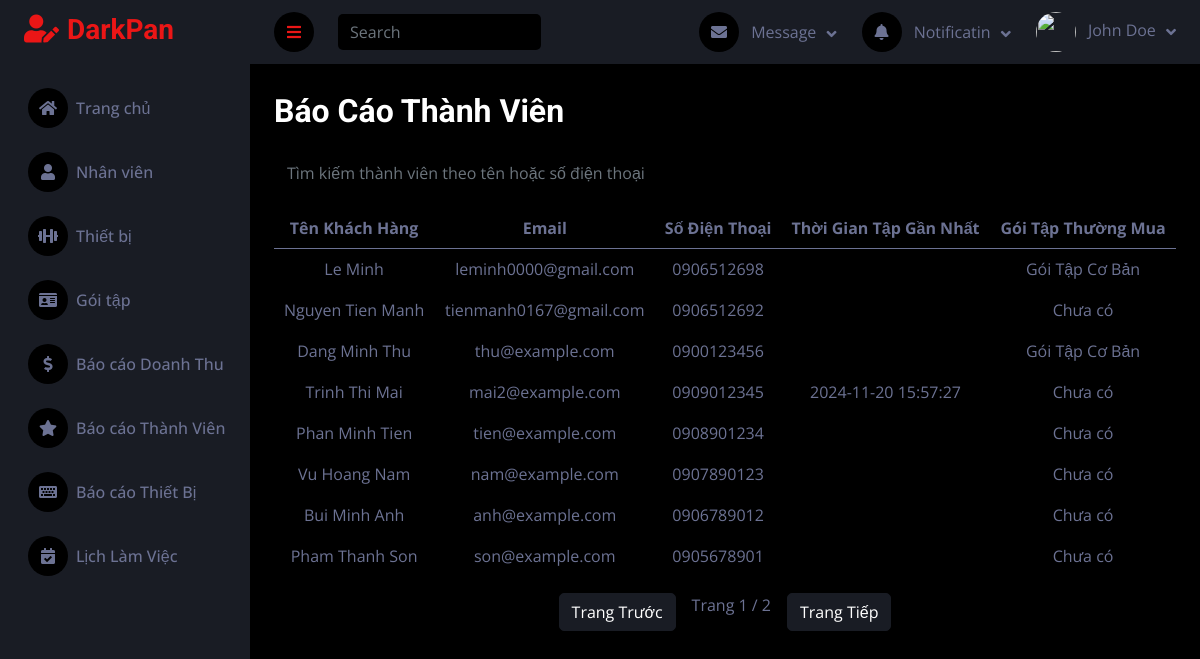
Before: /public/Admin/baoCaoThanhVien with the older database file.
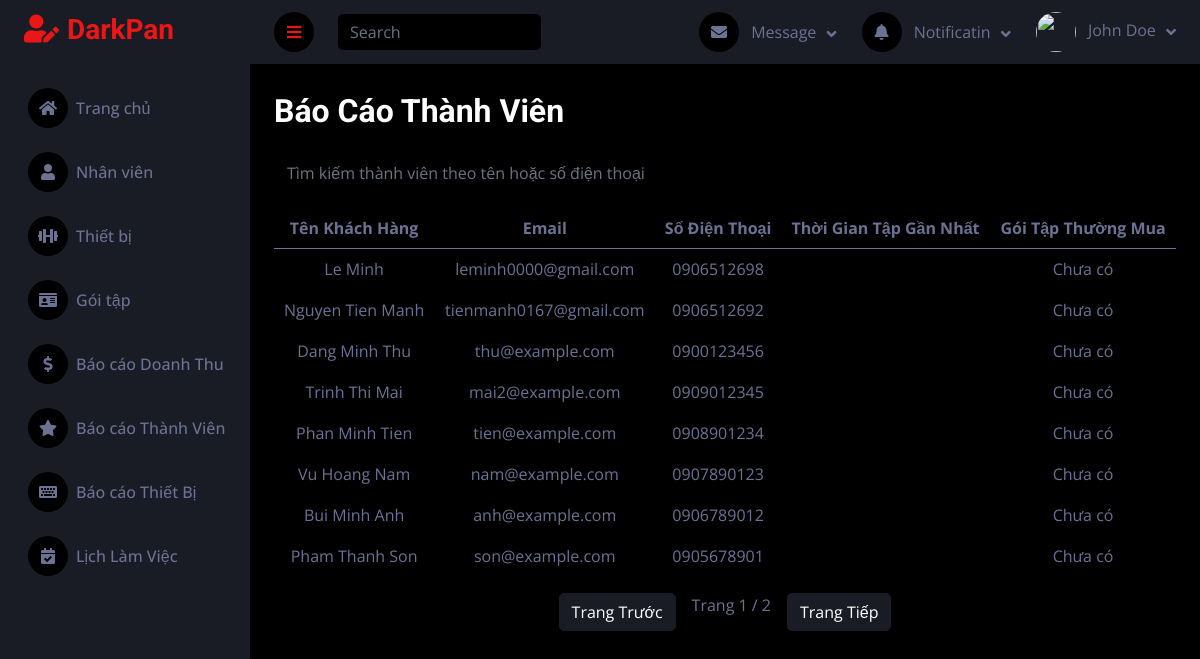
After: the same page with the newer database file.
### tables this page shows
CREATE TABLE `nguoidung` (
  `userID` int(10) NOT NULL,
  `hoTen` varchar(100) NOT NULL,
  `sdt` varchar(15) DEFAULT NULL,
  `ngaySinh` date DEFAULT NULL,
  `email` varchar(100) NOT NULL,
  `matKhau` varchar(255) NOT NULL,
  `vaiTro` enum('Admin','NVQuay','NVBaoTri','ThanhVien','NVHuongDanVien') NOT NULL,
  `hinhAnh` varchar(255) NOT NULL,
  `token` varchar(255) NOT NULL
);

### controllers/HomeController_Admin.php (called while the page is built, shortened)
<?php
require_once BASE_PATH . '/models/BaoCaoThanhVienModel.php';
class HomeController_Admin {
public function baoCaoThanhVien() {
    $memberModel = new BaoCaoThanhVienModel();
    $currentMembers = $memberModel->getCurrentMembers();
    $limit = 8;
    $page = isset($_GET['page']) ? $_GET['page'] : 1;
    $members = $memberModel->getMembers($page, $limit);
    $totalPages = ceil($currentMembers / $limit);
    $data = [
        'currentMembers' => $currentMembers,
       'members' => $members,
        'totalPages' => $totalPages,
        'currentPage' => $page,
    ];
    $this->render('Admin/BaoCaoThanhVien/baoCaoThanhVien_dash',$data);
}
    protected function render($view, $data = []) {
        extract($data);
        require_once BASE_PATH . "/views/$view.php";
    }
}
?>

### public/index.php (called while the page is built, shortened)
<?php
$router = new Router();
$router->handleRequest();
?>

### models/BaoCaoThanhVienModel.php (called while the page is built, shortened)
<?php
require_once "../config/database.php";
class BaoCaoThanhVienModel {
    private $conn;
    public function __construct() {
        $database = new Database();
        $this->conn = $database->connect();
    }
    public function getCurrentMembers() {
        $sql = "SELECT COUNT(*) as count FROM nguoidung WHERE vaiTro = 'ThanhVien'";
        $result = $this->conn->query($sql);
        $row = $result->fetch_assoc();
        return $row['count'];
    }
    public function getMembers($page, $limit) {
        $offset = ($page - 1) * $limit;
        $query = "SELECT * FROM nguoidung WHERE vaiTro = 'ThanhVien' ORDER BY userID DESC LIMIT $offset, $limit";
        $result = $this->conn->query($query);
        return $result->fetch_all(MYSQLI_ASSOC);
    }
}
?>

### config/database.php (called while the page is built, shortened)
<?php
class Database {
    private $servername = "localhost:3306";
    private $username = "root";
    private $password = "";
    private $dbname = "gym";
    public function connect() {
        $this->conn = mysqli_connect($this->servername, $this->username, $this->password, $this->dbname);
        return $this->conn;
    }
}
?>

### views/Admin/baoCaoThanhVien/baoCaoThanhVien_dash.php (the view, shortened to what this page needs)
<!DOCTYPE html>
<html lang="en">
<head>
    <link href="https://cdnjs.cloudflare.com/ajax/libs/font-awesome/5.10.0/css/all.min.css" rel="stylesheet">
    <link href="https://cdn.jsdelivr.net/npm/bootstrap-icons@1.4.1/font/bootstrap-icons.css" rel="stylesheet">
    <link href="asset/lib/owlcarousel/assets/owl.carousel.min.css" rel="stylesheet">
    <link href="asset/lib/tempusdominus/css/tempusdominus-bootstrap-4.min.css" rel="stylesheet" />
    <link href="asset/css/bootstrap.min.css" rel="stylesheet">
    <link href="asset/css/style.css" rel="stylesheet">
</head>
<body>
    <?php require_once('../views/Admin/layout/header.php'); ?>
    <?php require_once('../views/Admin/layout/sidebar.php'); ?>
    <div class="container-fluid pt-4 px-4 my-1">
        <h2 class="mb-4">Báo Cáo Thành Viên</h2>
        <div class="mb-3">
            <input type="text" id="searchInput" class="form-control" placeholder="Tìm kiếm thành viên theo tên hoặc số điện thoại">
        </div>
        <table class="table table-striped text-center">
            <thead>
                <tr>
                    <th>Tên Khách Hàng</th>
                    <th>Email</th>
                    <th>Số Điện Thoại</th>
                    <th>Thời Gian Tập Gần Nhất </th>
                    <th>Gói Tập Thường Mua</th>
                </tr>
            </thead>
            <tbody id="customerTable">
                <?php foreach ($members as $member): ?>
                    <tr data-id="<?= $member['userID'] ?>">
                        <td><?= $member['hoTen'] ?></td>
                        <td><?= $member['email'] ?></td>
                        <td><?= $member['sdt'] ?></td>
                        <td><?= $member['thoiGianTapGanNhat'] ?></td>
                        <td><?= $member['goiTapThuongMua'] ?></td>
                    </tr>
                <?php endforeach; ?>
            </tbody>
        </table>
        <div id="pagination" class="d-flex justify-content-center">
            <a href="/GYM-WEB/public/Admin/baoCaoThanhVien?page=<?= max(1, $currentPage - 1) ?>" class="btn btn-secondary">Trang Trước</a>
            <span class="mx-3">Trang <?= $currentPage ?> / <?= $totalPages ?></span>
            <a href="/GYM-WEB/public/Admin/baoCaoThanhVien?page=<?= min($totalPages, $currentPage + 1) ?>" class="btn btn-secondary">Trang Tiếp</a>
        </div>
    </div>
</body>
</html>

Changed rows visible on the page:
changed nguoidung "Le Minh": goiTapThuongMua "Gói Tập Cơ Bản" → "Chưa có"
changed nguoidung "Dang Minh Thu": goiTapThuongMua "Gói Tập Cơ Bản" → "Chưa có"
changed nguoidung "Trinh Thi Mai": thoiGianTapGanNhat "2024-11-20 15:57:27" → (not shown)
